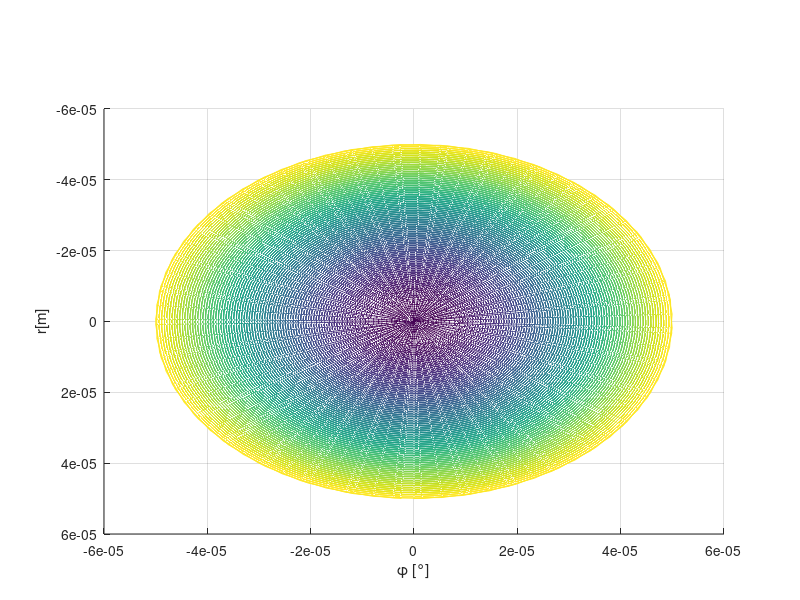

Write MATLAB code to recreate this figure. (Note: this script raises an error after producing the figure.)
clear all;
clf;

% % % Simulación del modelo de haz de luz
c = 3e8;
eps0 = 8.85* (10^-12); %%Epsilon al vacío
epsr = 4.7; %Permitividad relativa
eps = eps0*epsr;

miu0 = 4*pi*(10^-7);
miur = 1;
miu = miu0*miur;

%%Para el núcleo
a = 50e-6; %radio del núcleo
r = 0 : 0.5e-6 : a; %radio
phi = 0: 0.188: 6*pi;
%%%%%%%%%%%%%%%%%%%%%%%%%%%%%%%%%%%
[PHI1,R1] = meshgrid(phi,r);
v = 1/sqrt(miu*eps);
%%Aplicando las condiciones en frontera para el modo TMnm (Hz=0,fc=)
pnm = [
    2.4 3.8 5.1 6.18;
    5.52 7.01 8.4 9.2;
    8.65 10.17 11.6 13.01;
    11.7 13.3 14.79 16.2
    ];

n = 0;
m = 1;

for n = 1: 4
   for m = 1: 3
       
        fc_TMnm = (pnm(n,m)*v)/(2*pi*a);
        f0 = fc_TMnm + 200e9; %Para f0>fc_TMnm pero f0 < al siguiente modo fcTMnm
        omega = 2*pi*f0;

        lambdac_TMnm = v/(fc_TMnm);
        BetaLambda_TMnm = omega*sqrt(eps*miu)*sqrt(1-((fc_TMnm/f0)^2));
        omegac = 2*pi*fc_TMnm; %Frecuencia de corte (Pasa alto) del modo TM01
        kc = omegac*sqrt(eps*miu);
        h_TMnm = kc;
        X_TMnm = h_TMnm.*r;
        z_TMnm = lambdac_TMnm*2; %Multiplos del doble de la longitud de onda, z = 0-5m,0-10m,0-100m (dependiendo)


        for t_TMnm = 1:1:5
            z_TMnm = lambdac_TMnm*t_TMnm; %Multiplos del doble de la longitud de onda, z = 0-5m,0-10m,0-100m (dependiendo)
        for ind = 1:length(X_TMnm)
            for jnd = 1:length(phi)
                Ez_TMnm(ind,jnd) = besselj((n-1),X_TMnm(ind))*(cos((n-1)*phi(jnd)) + sin((n-1)*phi(jnd))) * exp(i*BetaLambda_TMnm*z_TMnm) * exp(i*omegac*t_TMnm); 
            end
        end


        [x3,y3,z3] = pol2cart(PHI1,R1,real(Ez_TMnm));
        
        mesh(x3,y3,z3);
        view(90,90);
        xlabel('r[m]');
        ylabel('\phi [°]');
        zlabel("E_z{TM"+(n-1)+m+"}");
        title("E_z{TM"+(n-1)+m+"}, z ="+z_TMnm+"m, t = "+t_TMnm+"s");
        drawnow limitrate
        pause(1);
        end
        figure();
   end
end




